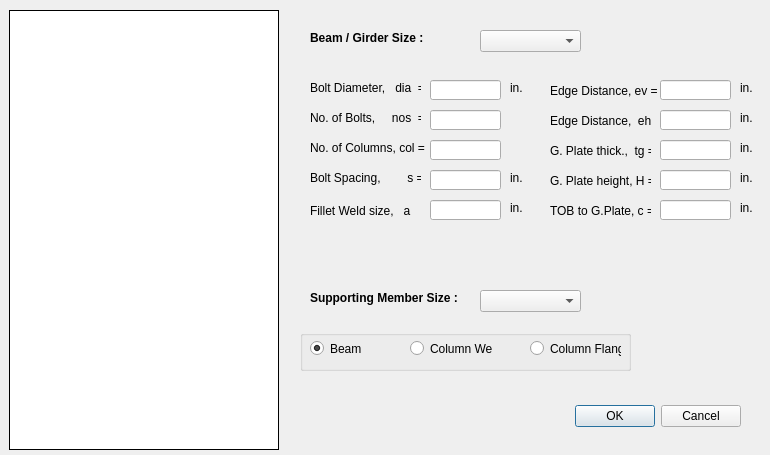
<?xml version="1.0" encoding="UTF-8"?>
<ui version="4.0">
 <class>shearGussetDialog</class>
 <widget class="QDialog" name="shearGussetDialog">
  <property name="geometry">
   <rect>
    <x>0</x>
    <y>0</y>
    <width>770</width>
    <height>455</height>
   </rect>
  </property>
  <property name="minimumSize">
   <size>
    <width>770</width>
    <height>455</height>
   </size>
  </property>
  <property name="maximumSize">
   <size>
    <width>770</width>
    <height>455</height>
   </size>
  </property>
  <property name="windowTitle">
   <string>Shear Connection - Gusset Plate Type </string>
  </property>
  <widget class="QDialogButtonBox" name="buttonBox">
   <property name="geometry">
    <rect>
     <x>570</x>
     <y>400</y>
     <width>171</width>
     <height>32</height>
    </rect>
   </property>
   <property name="orientation">
    <enum>Qt::Horizontal</enum>
   </property>
   <property name="standardButtons">
    <set>QDialogButtonBox::Cancel|QDialogButtonBox::Ok</set>
   </property>
  </widget>
  <widget class="QLabel" name="member_label">
   <property name="geometry">
    <rect>
     <x>310</x>
     <y>30</y>
     <width>171</width>
     <height>16</height>
    </rect>
   </property>
   <property name="font">
    <font>
     <pointsize>9</pointsize>
     <weight>75</weight>
     <bold>true</bold>
    </font>
   </property>
   <property name="text">
    <string>Beam / Girder Size :</string>
   </property>
  </widget>
  <widget class="QComboBox" name="main_combo">
   <property name="enabled">
    <bool>true</bool>
   </property>
   <property name="geometry">
    <rect>
     <x>480</x>
     <y>30</y>
     <width>101</width>
     <height>22</height>
    </rect>
   </property>
   <property name="editable">
    <bool>false</bool>
   </property>
  </widget>
  <widget class="QLabel" name="label_5">
   <property name="geometry">
    <rect>
     <x>310</x>
     <y>80</y>
     <width>111</width>
     <height>16</height>
    </rect>
   </property>
   <property name="text">
    <string>Bolt Diameter,   dia  =</string>
   </property>
  </widget>
  <widget class="QLabel" name="label_6">
   <property name="geometry">
    <rect>
     <x>310</x>
     <y>110</y>
     <width>111</width>
     <height>16</height>
    </rect>
   </property>
   <property name="text">
    <string>No. of Bolts,     nos  =</string>
   </property>
  </widget>
  <widget class="QLabel" name="label_7">
   <property name="geometry">
    <rect>
     <x>310</x>
     <y>140</y>
     <width>121</width>
     <height>16</height>
    </rect>
   </property>
   <property name="text">
    <string>No. of Columns, col =</string>
   </property>
  </widget>
  <widget class="QLabel" name="label_8">
   <property name="geometry">
    <rect>
     <x>310</x>
     <y>170</y>
     <width>111</width>
     <height>16</height>
    </rect>
   </property>
   <property name="text">
    <string>Bolt Spacing,        s =</string>
   </property>
  </widget>
  <widget class="QLabel" name="label_10">
   <property name="geometry">
    <rect>
     <x>550</x>
     <y>80</y>
     <width>111</width>
     <height>21</height>
    </rect>
   </property>
   <property name="text">
    <string>Edge Distance, ev =</string>
   </property>
  </widget>
  <widget class="QLabel" name="label_11">
   <property name="geometry">
    <rect>
     <x>550</x>
     <y>110</y>
     <width>101</width>
     <height>21</height>
    </rect>
   </property>
   <property name="text">
    <string>Edge Distance,  eh =</string>
   </property>
  </widget>
  <widget class="QLabel" name="label_25">
   <property name="geometry">
    <rect>
     <x>550</x>
     <y>140</y>
     <width>101</width>
     <height>21</height>
    </rect>
   </property>
   <property name="text">
    <string>G. Plate thick.,  tg =</string>
   </property>
  </widget>
  <widget class="QLineEdit" name="dia_edit">
   <property name="geometry">
    <rect>
     <x>430</x>
     <y>80</y>
     <width>71</width>
     <height>20</height>
    </rect>
   </property>
   <property name="alignment">
    <set>Qt::AlignCenter</set>
   </property>
  </widget>
  <widget class="QLineEdit" name="nos_edit">
   <property name="geometry">
    <rect>
     <x>430</x>
     <y>110</y>
     <width>71</width>
     <height>20</height>
    </rect>
   </property>
   <property name="alignment">
    <set>Qt::AlignCenter</set>
   </property>
  </widget>
  <widget class="QLabel" name="canvas_label">
   <property name="geometry">
    <rect>
     <x>9</x>
     <y>10</y>
     <width>270</width>
     <height>440</height>
    </rect>
   </property>
   <property name="autoFillBackground">
    <bool>false</bool>
   </property>
   <property name="styleSheet">
    <string notr="true">background-color:rgb(255, 255, 255)</string>
   </property>
   <property name="frameShape">
    <enum>QFrame::Box</enum>
   </property>
   <property name="text">
    <string/>
   </property>
   <property name="scaledContents">
    <bool>false</bool>
   </property>
   <property name="alignment">
    <set>Qt::AlignCenter</set>
   </property>
   <property name="margin">
    <number>1</number>
   </property>
  </widget>
  <widget class="QLineEdit" name="col_edit">
   <property name="geometry">
    <rect>
     <x>430</x>
     <y>140</y>
     <width>71</width>
     <height>20</height>
    </rect>
   </property>
   <property name="alignment">
    <set>Qt::AlignCenter</set>
   </property>
  </widget>
  <widget class="QLineEdit" name="spacing_edit">
   <property name="geometry">
    <rect>
     <x>430</x>
     <y>170</y>
     <width>71</width>
     <height>20</height>
    </rect>
   </property>
   <property name="alignment">
    <set>Qt::AlignCenter</set>
   </property>
  </widget>
  <widget class="QLineEdit" name="ev_edit">
   <property name="geometry">
    <rect>
     <x>660</x>
     <y>80</y>
     <width>71</width>
     <height>20</height>
    </rect>
   </property>
   <property name="alignment">
    <set>Qt::AlignCenter</set>
   </property>
  </widget>
  <widget class="QLineEdit" name="eh_edit">
   <property name="geometry">
    <rect>
     <x>660</x>
     <y>110</y>
     <width>71</width>
     <height>20</height>
    </rect>
   </property>
   <property name="alignment">
    <set>Qt::AlignCenter</set>
   </property>
  </widget>
  <widget class="QLineEdit" name="tg_edit">
   <property name="geometry">
    <rect>
     <x>660</x>
     <y>140</y>
     <width>71</width>
     <height>20</height>
    </rect>
   </property>
   <property name="alignment">
    <set>Qt::AlignCenter</set>
   </property>
  </widget>
  <widget class="QLabel" name="label26">
   <property name="geometry">
    <rect>
     <x>550</x>
     <y>170</y>
     <width>101</width>
     <height>21</height>
    </rect>
   </property>
   <property name="text">
    <string>G. Plate height, H =</string>
   </property>
  </widget>
  <widget class="QLineEdit" name="H_edit">
   <property name="geometry">
    <rect>
     <x>660</x>
     <y>170</y>
     <width>71</width>
     <height>20</height>
    </rect>
   </property>
   <property name="alignment">
    <set>Qt::AlignCenter</set>
   </property>
  </widget>
  <widget class="QLineEdit" name="weld_edit">
   <property name="geometry">
    <rect>
     <x>430</x>
     <y>200</y>
     <width>71</width>
     <height>20</height>
    </rect>
   </property>
   <property name="alignment">
    <set>Qt::AlignCenter</set>
   </property>
  </widget>
  <widget class="QLabel" name="label27">
   <property name="geometry">
    <rect>
     <x>310</x>
     <y>200</y>
     <width>101</width>
     <height>21</height>
    </rect>
   </property>
   <property name="text">
    <string>Fillet Weld size,   a =</string>
   </property>
  </widget>
  <widget class="QLabel" name="label_18">
   <property name="geometry">
    <rect>
     <x>510</x>
     <y>80</y>
     <width>21</width>
     <height>16</height>
    </rect>
   </property>
   <property name="text">
    <string>in.</string>
   </property>
  </widget>
  <widget class="QLabel" name="label_19">
   <property name="geometry">
    <rect>
     <x>510</x>
     <y>170</y>
     <width>21</width>
     <height>16</height>
    </rect>
   </property>
   <property name="text">
    <string>in.</string>
   </property>
  </widget>
  <widget class="QLabel" name="label_21">
   <property name="geometry">
    <rect>
     <x>740</x>
     <y>80</y>
     <width>21</width>
     <height>16</height>
    </rect>
   </property>
   <property name="text">
    <string>in.</string>
   </property>
  </widget>
  <widget class="QLabel" name="label_22">
   <property name="geometry">
    <rect>
     <x>740</x>
     <y>110</y>
     <width>21</width>
     <height>16</height>
    </rect>
   </property>
   <property name="text">
    <string>in.</string>
   </property>
  </widget>
  <widget class="QLabel" name="label_23">
   <property name="geometry">
    <rect>
     <x>740</x>
     <y>140</y>
     <width>21</width>
     <height>16</height>
    </rect>
   </property>
   <property name="text">
    <string>in.</string>
   </property>
  </widget>
  <widget class="QLabel" name="label_24">
   <property name="geometry">
    <rect>
     <x>740</x>
     <y>170</y>
     <width>21</width>
     <height>16</height>
    </rect>
   </property>
   <property name="text">
    <string>in.</string>
   </property>
  </widget>
  <widget class="QComboBox" name="support_combo">
   <property name="geometry">
    <rect>
     <x>480</x>
     <y>290</y>
     <width>101</width>
     <height>22</height>
    </rect>
   </property>
   <property name="editable">
    <bool>false</bool>
   </property>
  </widget>
  <widget class="QLabel" name="member_label_2">
   <property name="geometry">
    <rect>
     <x>310</x>
     <y>290</y>
     <width>171</width>
     <height>16</height>
    </rect>
   </property>
   <property name="font">
    <font>
     <pointsize>9</pointsize>
     <weight>75</weight>
     <bold>true</bold>
    </font>
   </property>
   <property name="text">
    <string>Supporting Member Size :</string>
   </property>
  </widget>
  <widget class="QGroupBox" name="groupBox">
   <property name="geometry">
    <rect>
     <x>300</x>
     <y>330</y>
     <width>331</width>
     <height>41</height>
    </rect>
   </property>
   <property name="title">
    <string/>
   </property>
   <widget class="QRadioButton" name="support_rad_button1">
    <property name="geometry">
     <rect>
      <x>10</x>
      <y>10</y>
      <width>61</width>
      <height>17</height>
     </rect>
    </property>
    <property name="text">
     <string>Beam</string>
    </property>
    <property name="checked">
     <bool>true</bool>
    </property>
   </widget>
   <widget class="QRadioButton" name="support_rad_button2">
    <property name="geometry">
     <rect>
      <x>110</x>
      <y>10</y>
      <width>82</width>
      <height>17</height>
     </rect>
    </property>
    <property name="text">
     <string>Column Web</string>
    </property>
   </widget>
   <widget class="QRadioButton" name="support_rad_button3">
    <property name="geometry">
     <rect>
      <x>230</x>
      <y>10</y>
      <width>91</width>
      <height>17</height>
     </rect>
    </property>
    <property name="text">
     <string>Column Flange</string>
    </property>
   </widget>
  </widget>
  <widget class="QLabel" name="label_20">
   <property name="geometry">
    <rect>
     <x>510</x>
     <y>200</y>
     <width>21</width>
     <height>16</height>
    </rect>
   </property>
   <property name="text">
    <string>in.</string>
   </property>
  </widget>
  <widget class="QLabel" name="label26_2">
   <property name="geometry">
    <rect>
     <x>550</x>
     <y>200</y>
     <width>101</width>
     <height>21</height>
    </rect>
   </property>
   <property name="text">
    <string>TOB to G.Plate, c =</string>
   </property>
  </widget>
  <widget class="QLineEdit" name="c_edit">
   <property name="geometry">
    <rect>
     <x>660</x>
     <y>200</y>
     <width>71</width>
     <height>20</height>
    </rect>
   </property>
   <property name="alignment">
    <set>Qt::AlignCenter</set>
   </property>
  </widget>
  <widget class="QLabel" name="label_26">
   <property name="geometry">
    <rect>
     <x>740</x>
     <y>200</y>
     <width>21</width>
     <height>16</height>
    </rect>
   </property>
   <property name="text">
    <string>in.</string>
   </property>
  </widget>
 </widget>
 <tabstops>
  <tabstop>main_combo</tabstop>
  <tabstop>dia_edit</tabstop>
  <tabstop>nos_edit</tabstop>
  <tabstop>col_edit</tabstop>
  <tabstop>spacing_edit</tabstop>
  <tabstop>ev_edit</tabstop>
  <tabstop>eh_edit</tabstop>
  <tabstop>tg_edit</tabstop>
  <tabstop>H_edit</tabstop>
  <tabstop>weld_edit</tabstop>
  <tabstop>support_combo</tabstop>
  <tabstop>support_rad_button1</tabstop>
  <tabstop>support_rad_button2</tabstop>
  <tabstop>support_rad_button3</tabstop>
 </tabstops>
 <resources/>
 <connections>
  <connection>
   <sender>buttonBox</sender>
   <signal>accepted()</signal>
   <receiver>shearGussetDialog</receiver>
   <slot>accept()</slot>
   <hints>
    <hint type="sourcelabel">
     <x>248</x>
     <y>254</y>
    </hint>
    <hint type="destinationlabel">
     <x>157</x>
     <y>274</y>
    </hint>
   </hints>
  </connection>
  <connection>
   <sender>buttonBox</sender>
   <signal>rejected()</signal>
   <receiver>shearGussetDialog</receiver>
   <slot>reject()</slot>
   <hints>
    <hint type="sourcelabel">
     <x>316</x>
     <y>260</y>
    </hint>
    <hint type="destinationlabel">
     <x>286</x>
     <y>274</y>
    </hint>
   </hints>
  </connection>
 </connections>
</ui>
